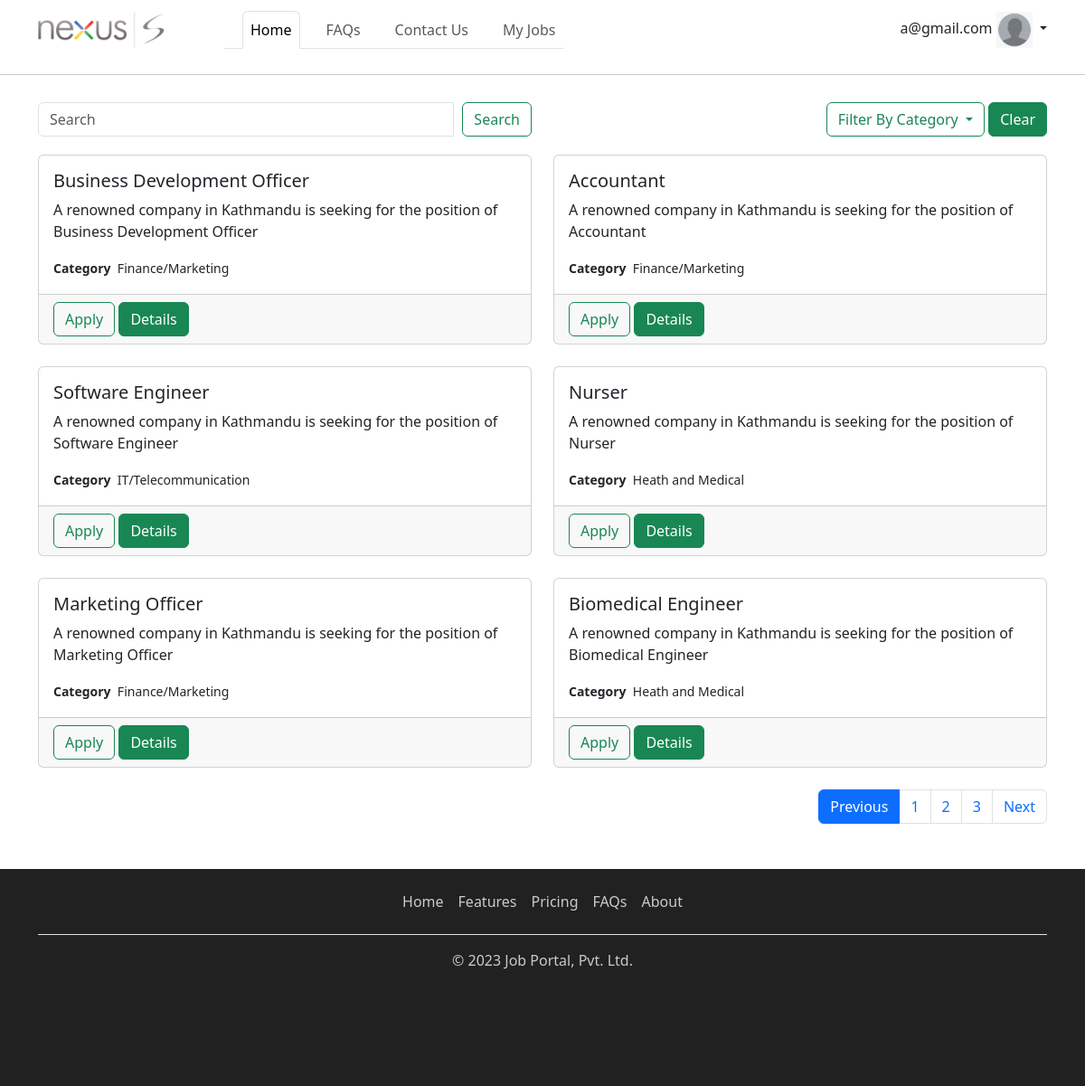
/?page=0 (signed in), run on the app's committed database.
### apps/account/models.py (models this page shows, shortened)
class User(AbstractUser):
    username = models.CharField(default=uuid.uuid4, max_length=100, blank=True, unique=True)
    email = models.EmailField(unique=True)
    middle_name=models.CharField(max_length=50, blank=True,null=True)
    account_activated = models.BooleanField(default=False)
    USERNAME_FIELD = "email"
    REQUIRED_FIELDS=["username"]

### apps/core/models.py (models this page shows, shortened)
class Job(BaseModel):
    title = models.CharField(max_length=50)
    description = models.CharField(max_length=100)
    category = models.ForeignKey(Category, on_delete=models.CASCADE, related_name="category_jobs")
    application_deadline = models.DateField()
    is_active = models.BooleanField(default=False)

class Category(BaseModel):
    title = models.CharField(max_length=50)
    class Meta:
        verbose_name_plural = "Categories"

### apps/core/views.py (the view)
# urls.py: path('', HomeView.as_view(), name='home'),
class HomeView(ListView):
    template_name = 'core/home.html'
    pagination_class = CustomPagination
    queryset = Job.objects.filter(is_active=True)
    def get_queryset(self):
        category=self.request.GET.get('category')
        search=self.request.GET.get("search")
        filter_dict={"is_active":True}
        exclude=dict()
        if self.request.user.is_authenticated:
            exclude.update(job_application__user=self.request.user)
        if category:
            filter_dict.update(category__uuid=category)
        if search:
            filter_dict.update(title__icontains=search)
        return Job.objects.filter(**filter_dict).exclude(**exclude).order_by('id') # ** makes dynamic filter
    def get_pagination(self):
        return self.pagination_class()
    def get_context_data(self, **kwargs):
        context = super().get_context_data(**kwargs)
        context['title'] = 'Home'
        pagination = self.get_pagination()
        qs = pagination.get_paginated_qs(view=self)
        nested_qs = pagination.get_nested_pagination(qs, nested_size=2)
        context['job_lists'] = nested_qs
        context['categories']=Category.objects.all()
        context['base_ur']=get_base_url(request=self.request)
        page_number,page_str=pagination.get_current_page(view=self)
        context[page_str]='active'
        context['next_page']=page_number+1
        context['prev_page']=page_number-1
        if page_number>= pagination.get_last_page(view=self):
            context['next']='disabled'
        if page_number<=1:
            context['previous']='disabled'
        context['home_active']='active'
        return context

### apps/commons/utils.py (called while the page is built)
def get_base_url(request):
    return "".join([f'{request.scheme}://',f'{request.get_host()}/'])

### apps/core/pagination.py (called while the page is built)
    def get_last_page(self, view):
        quotient = view.get_queryset().count() / self.limit
        if isinstance(quotient, float):
            last_page = int(quotient) + 1
        else:
            last_page = quotient
        return last_page

    def get_pagination_indexes(self, view):
        page_number = view.request.GET.get("page")
        if page_number is not None:
            try:
                page_number = int(page_number)
            except ValueError:
                return self.start, self.limit
            last_page = self.get_last_page(view)
            if page_number > last_page:
                page_number = last_page
            return (self.limit*(page_number-1), self.limit*page_number) if page_number > 0 else (self.start, self.limit)
        return self.start, self.limit

    def get_paginated_qs(self, view):
        start, end = self.get_pagination_indexes(view)
        return view.get_queryset()[start: end]

    @staticmethod
    def get_current_page(view):
        page = view.request.GET.get('page')
        default_active = "one"
        if page is not None:
            try:
                page = int(page)
            except ValueError:
                return 1, default_active
            if page <= 0:
                return page, "prev"
            if page > 3:
                return page, "next"
            else:
                mapper = {1: "one", 2: "two", 3: "three"}
                return page, mapper[page]
        return 1, default_active

    @staticmethod
    def get_nested_pagination(qs, nested_size): # [obj1, obj2, obj3, obj4]
        all_data = []
        each_data = list()
        for index, each in enumerate(qs, start=1):
            each_data.append(each)
            if index % nested_size == 0:
                all_data.append(each_data)
                each_data = list()
        if each_data:
            all_data.append(each_data)
        return all_data #  [[obj1, obj2], []]

### templates/core/home.html (shortened to what this page needs)
{% extends 'layouts/base_home.html' %}
{% block in_content %}
    <div class="row" style="margin-bottom: 20px">
        <div class="col-md-6">
            <form class="my-2 my-lg-0 input-group" method="get" action="#">
                <input name="search" class="form-control mr-sm-2" type="search" placeholder="Search"
                       aria-label="Search">
                <div class="input-group-append">
                    <button style="margin-left: 10px" class="btn btn-outline-success my-2 my-sm-0" type="submit">
                        Search
                    </button>
                </div>
            </form>
        </div>
        <div class="col-md-6">
            <div class="dropdown" style="float: right">
                <button class="btn btn-outline-success dropdown-toggle" type="button" id="dropdownMenuButton"
                        data-toggle="dropdown" aria-haspopup="true" aria-expanded="false">
                    Filter By Category
                </button>
                <a href="{% url 'home' %}" class="btn btn-success">Clear</a>
            </div>
        </div>
    </div>
    {% for jobs in job_lists %}
        <div class="row">
            {% for job in jobs %}
                <div class="col-sm-6">
                    <div class="card" style="min-height: 210px">
                        <div class="card-body">
                            <h5 class="card-title">{{ job.title}}</h5>
                            <p class="card-text">A renowned company in Kathmandu is seeking for the position
                                of {{ job.title }}</p>
                            <small class="card-text"><b>Category</b>&nbsp&nbsp{{ job.category.title }}</small><br>
                        </div>
                        <div class="card-footer text-muted">
                            {% if request.user.is_authenticated %}
                                <button type="button" class="btn btn-outline-success" data-toggle="modal"
                                        data-target="#JobConfirmation{{ job.id }}">
                                    Apply
                                </button>
                            {% else %}
                                <a href="#" onclick="login_required()" class="btn btn-outline-success">Apply</a>
                            {% endif %}
                            <a href="{% url 'job_detail' job.uuid %}" class="btn btn-success">Details</a>
                        </div>
                    </div>
                </div>
            {% endfor %}
        </div>
        <br>
    {% endfor %}
    {% include 'includes/pagination.html' %}
{% endblock %}

### templates/includes/nav.html (shortened to what this page needs)
{% load static %}
<nav class="navbar navbar-expand-lg navbar-light" style="background-color: white">
    <div class="container">
        <a class="navbar-brand" href="{% url 'home' %}">
            <img src="{% static 'core/logo.png' %}" style="height: 40px; width: 140px">
        </a>
        <div class="collapse navbar-collapse" id="navbarTogglerDemo03">
            <ul class="navbar-nav nav-tabs me-auto mb-2 mb-lg-0" style="margin-left: 50px">
                <li class="nav-item" style="margin-left: 20px">
                    <a class="nav-link {{ home_active }}" href="{% url 'home' %}">Home</a>
                </li>
                <li class="nav-item" style="margin-left: 20px">
                    <a class="nav-link {{ faqs_active }}" href="#">FAQs</a>
                </li>
                <li class="nav-item" style="margin-left: 20px">
                    <a class="nav-link {{ contact_active }}" href="#">Contact Us</a>
                </li>
                {% if request.user.is_authenticated %}
                    <li class="nav-item" style="margin-left: 20px">
                        <a class="nav-link {{ my_jobs_active }}" href="#">My Jobs</a>
                    </li>
                {% endif %}
            </ul>
            {% if not request.user.is_authenticated %}
                <div>
                    <a href="{% url 'user_login' %}" class="btn btn-outline-success" style="width: 150px">Login</a>
                    <a href="{% url 'user_registration' %}" type="button" class="btn btn-success" style="width: 150px">Register</a>
                </div>
            {% else %}
                <div class="dropdown show">
                    <a class="nav-link dropdown-toggle" href="#" id="navbarProfileDropdown" role="button"
                       data-toggle="dropdown" aria-haspopup="true" aria-expanded="false">
                        {% if request.user.get_full_name %}
                            {{ request.user.get_full_name }}
                        {% else %}
                            {{ request.user.email }}
                        {% endif %}
                        {% if request.user.userprofile.profile_picture %}
                            <img src="{{ request.user.userprofile.profile_picture.url }}"
                                 style="height: 40px; width: 40px; border-radius: 50%">
                        {% else %}
                            <img src="{% static 'account/dummy.png' %}" style="height: 40px; width: 40px">
                        {% endif %}
                    </a>
                </div>
            {% endif %}
        </div>
    </div>
</nav>

### data on the page
User: user.email "a@gmail.com"
Job: title "Business Development Officer", category "Finance/Marketing"
Job: title "Accountant", category "Finance/Marketing"
Job: title "Software Engineer", category "IT/Telecommunication"
Job: title "Nurser", category "Heath and Medical"
Job: title "Marketing Officer", category "Finance/Marketing"
Job: title "Biomedical Engineer", category "Heath and Medical"
